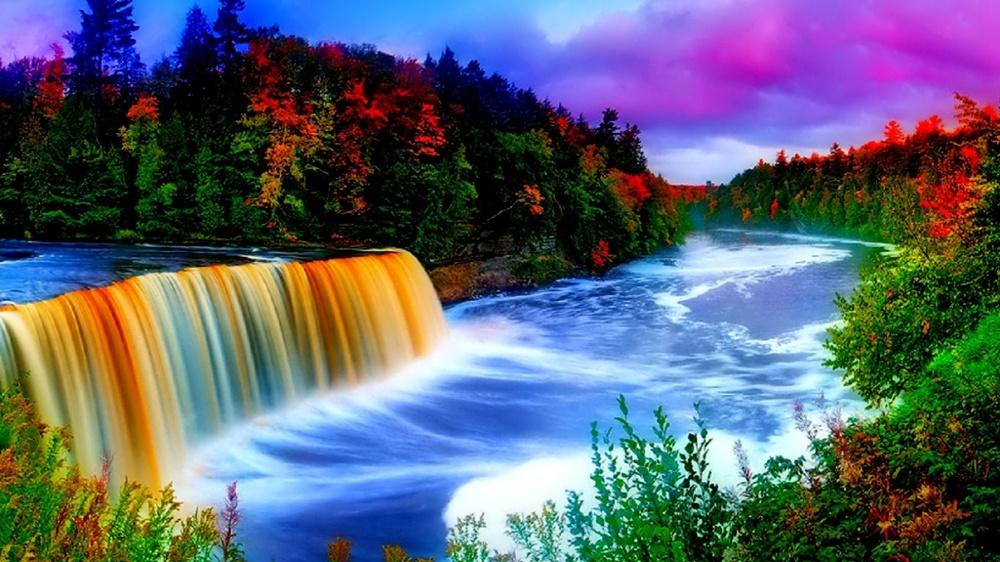
%> input picture Image Processing/scenery.jpg, 1000 x 562 px, shrunk from 1366 x 768 before the run
$ octave hsv.m   (GNU Octave 9; MATLAB toolbox functions it lacks are replaced by stand-ins)
%> lines starting %> are read from the running program, lines starting %| are printed output that depends on the picture
clear; clc;
a = imread('scenery.jpg');
%> a is the input picture: size 562x1000x3 uint8; mean R, G, B 92, 98.3, 114.3
r = a(:, :, 1);
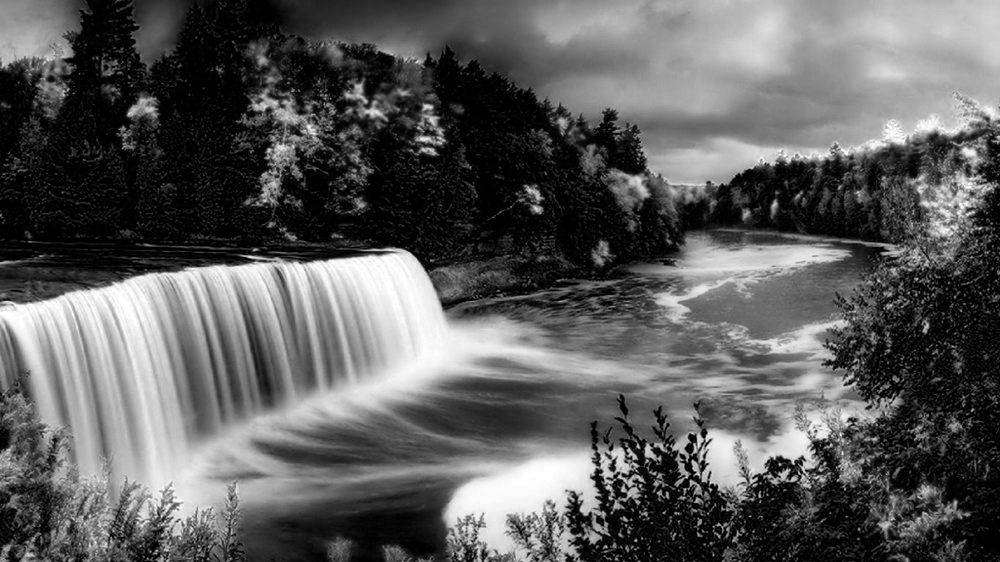
%> r: size 562x1000 uint8; min 0, max 255, mean 92
g = a(:, :, 2);
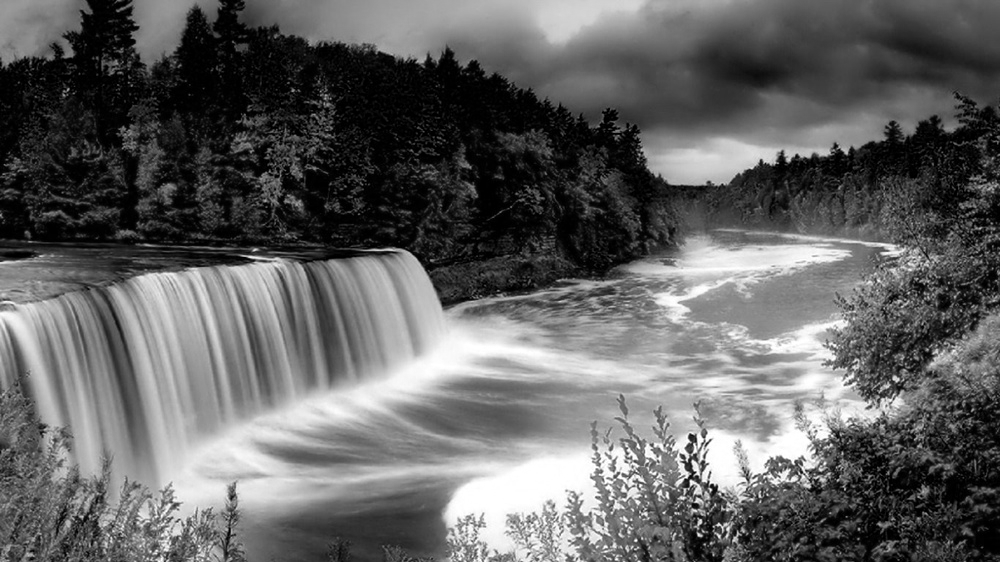
%> g: size 562x1000 uint8; min 0, max 255, mean 98.3
b = a(:, :, 3);
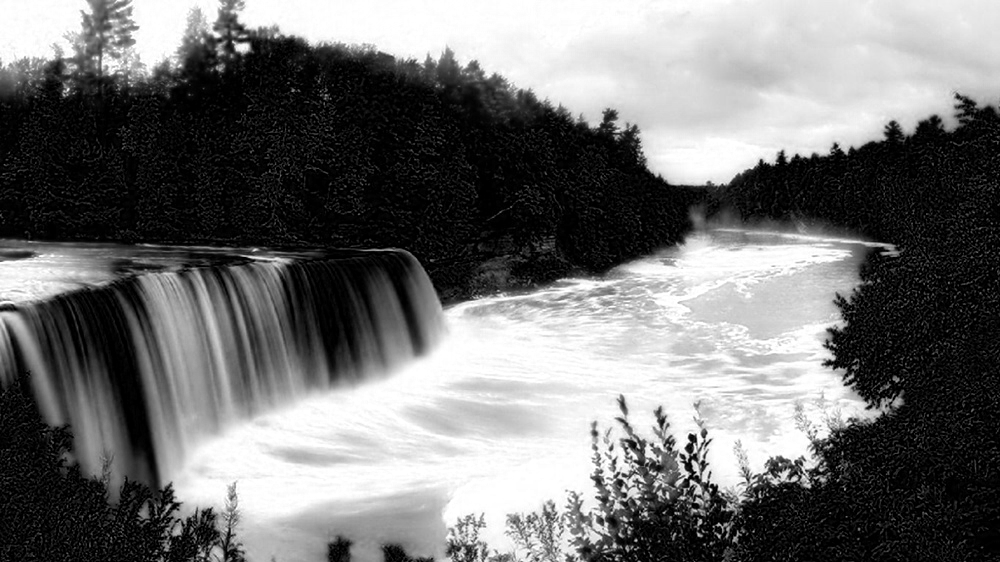
%> b: size 562x1000 uint8; min 0, max 255, mean 114.3

a_hsv = rgb2hsv(a);
%> a_hsv: size 562x1000x3 double; mean H, S, V 0.433, 0.663, 0.572
h = a_hsv(:, :, 1);
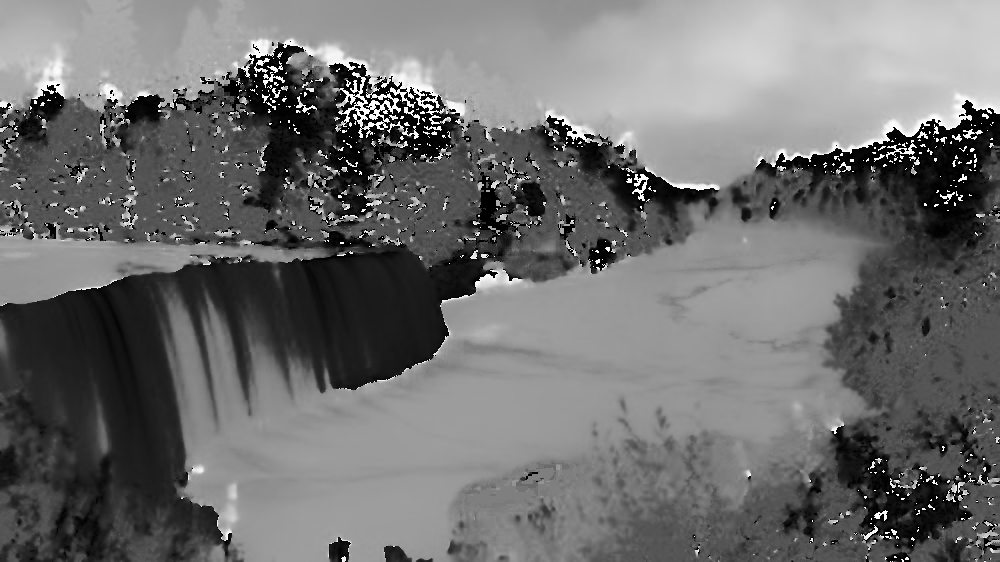
%> h: size 562x1000 double; min 0, max 0.999, mean 0.433
s = a_hsv(:, :, 2);
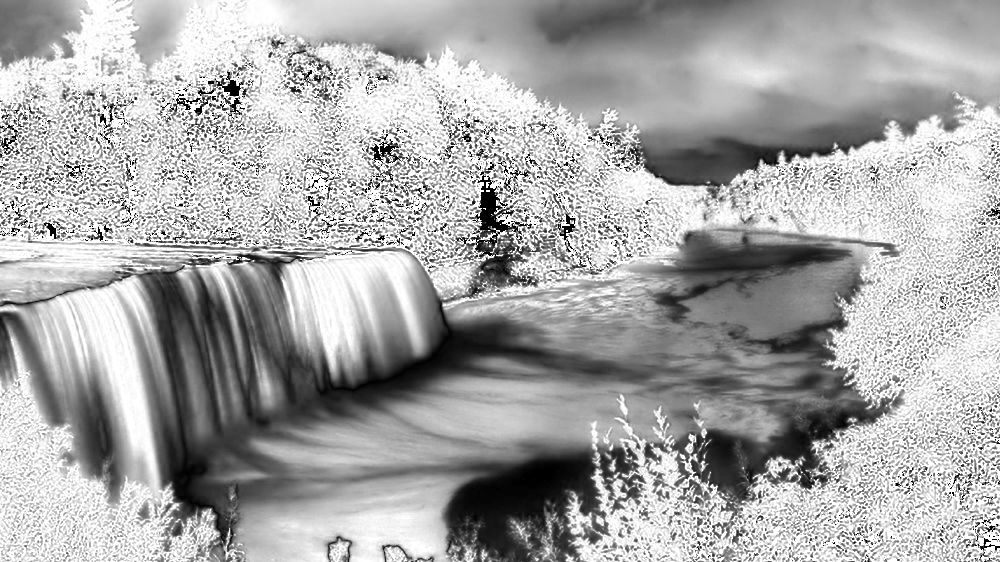
%> s: size 562x1000 double; min 0, max 1, mean 0.663
v = a_hsv(:, :, 3);
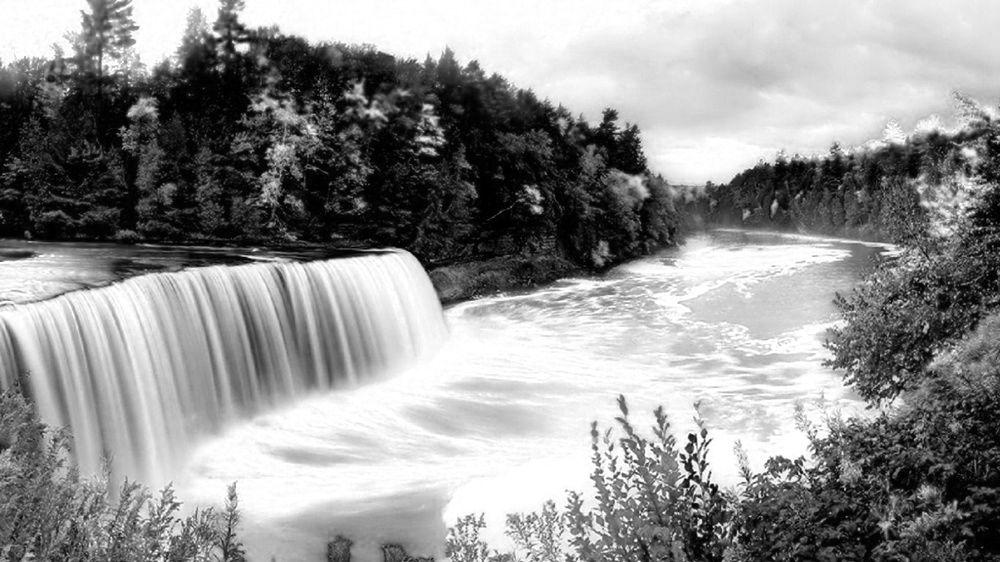
%> v: size 562x1000 double; min 0, max 1, mean 0.572

figure, subplot(2, 3, 1), imshow(a), title('Original');
subplot(2, 3, 2), imshow(h), title('Channel H');
subplot(2, 3, 3), imshow(s), title('Channel S');
subplot(2, 3, 4), imshow(v), title('Channel V');
subplot(2, 3, 5), imshow(a_hsv), title('HSV Image');

$ run again, with Image Processing/himalayas.jpg copied over Image Processing/scenery.jpg
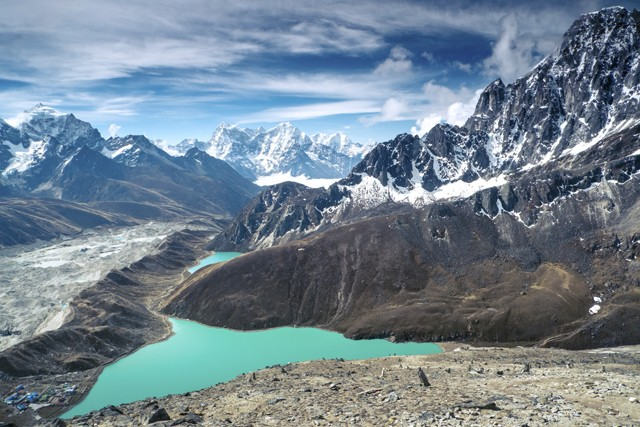
%> input picture Image Processing/himalayas.jpg, 640 x 427 px
%> a is the input picture: size 427x640x3 uint8; mean R, G, B 114.8, 131.7, 144.4
%> a_hsv: size 427x640x3 double; mean H, S, V 0.497, 0.241, 0.58
%> `s = a_hsv(:, :, 2);`:
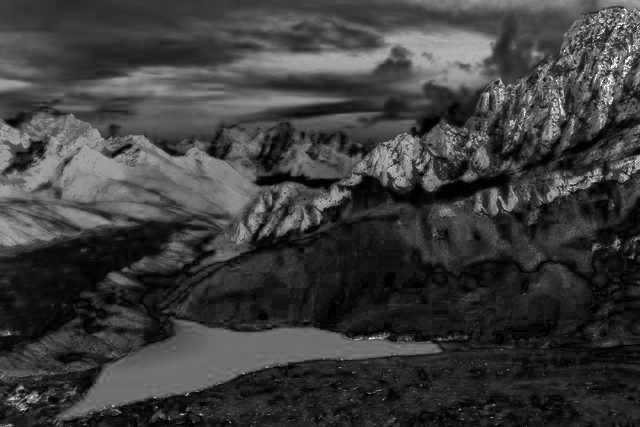
%> s: size 427x640 double; min 0, max 1, mean 0.241
%> `v = a_hsv(:, :, 3);`:
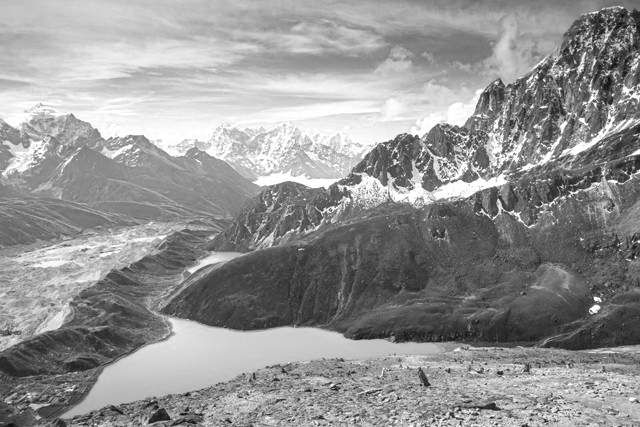
%> v: size 427x640 double; min 0.0275, max 1, mean 0.58
